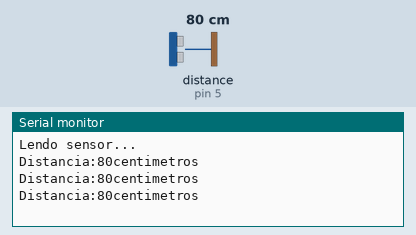
Bench run of a sketch on a simulated Arduino Uno, built with avr-gcc and run on an emulated ATmega328P. On the bench: the last lines printed to the serial monitor. The test bench sets the inputs (shaded band); at power-on: distance to the obstacle (sensor on pin 5) 80 cm. The echo pulse lasts 58.3 µs per cm.

Above: at 1.3 s.
1.4 s: distance to the obstacle (sensor on pin 5) set to 2 cm
At 1.9 s:
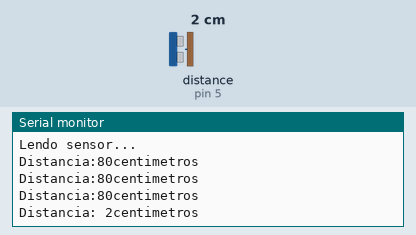
3.5 s: distance to the obstacle (sensor on pin 5) set to 120 cm
At 3.9 s:
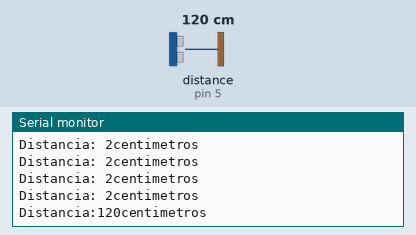
6.5 s: distance to the obstacle (sensor on pin 5) set to 4 cm
At 7.0 s:
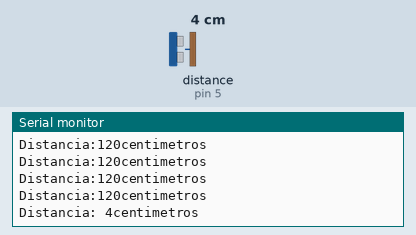
9.5 s: distance to the obstacle (sensor on pin 5) set to 2 cm
At 10.0 s:
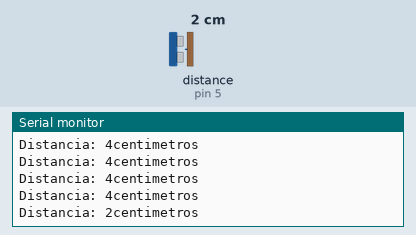

The sketch:

cod_motor.ino
```cpp
#include<Ultrasonic.h>

#define pino_trigger 4
#define pino_echo 5

Ultrasonic ultrasonic(pino_trigger,pino_echo);

void setup()
{
  Serial.begin(9600);
  Serial.println("Lendo sensor...");
}

void loop()
{
  float cmMsec;
  long microsec = ultrasonic.timing();
  cmMsec = ultrasonic.convert(microsec, Ultrasonic::CM);

  String cmMsecString = String(cmMsec, 0);
  String cmMsecStringFinal = cmMsecString + "centimetros";

  Serial.print("Distancia:");
  Serial.println(cmMsecStringFinal);
  delay(500);
}
```

Measured:
- after the input at 1.4 s, the serial monitor: prints a new line after 0.12 s (image 1)
- after the input at 3.5 s, the serial monitor: prints a new line at once (image 2)
- after the input at 6.5 s, the serial monitor: prints a new line after 0.07 s (image 3)
- after the input at 9.5 s, the serial monitor: prints a new line after 0.08 s (image 4)
